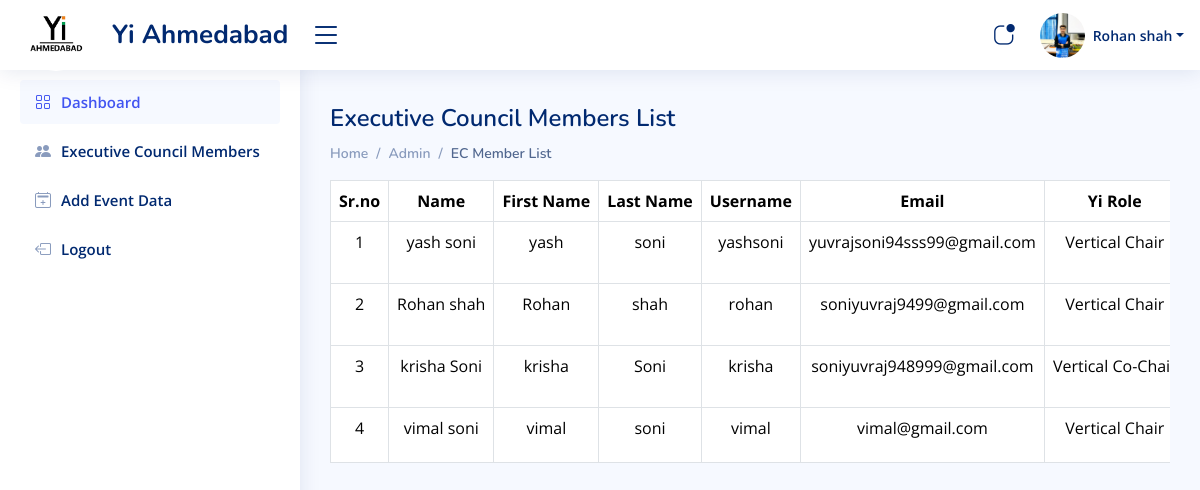
Screenshot of /EC-Member-List (signed in) with the database file from the repository.
### admin_app/models.py (models this page shows, shortened)
class LoginSide(AbstractUser):
    id = models.UUIDField(primary_key=True,default=uuid.uuid4,editable=False,db_index=True)
    login_role = models.ManyToManyField(Login_Role)
    first_name = models.CharField(max_length=200,null=True,)
    last_name = models.CharField(max_length=200)
    email = models.EmailField(max_length=200,unique=True,validators=[validate_email])
    photo = models.ImageField(upload_to='user_photo/', null=True,)
    yi_role = models.CharField(max_length=200,null=True)
    phone_number = models.CharField(
        max_length=10,  # This will accommodate international numbers
        default='0',
        validators=[
            RegexValidator(
                regex=r'^(\+91[\-\s]?)?[0]?(91)?[789]\d{9}$',  # This is the regex for validating the phone number
                message="Enter a valid phone number.",
                code="invalid_phone"
            ),
        ],
    )

### admin_app/views.py (the view)
# urls.py: path('EC-Member-List',manager_list,name='View-manager'),
def manager_list(request):
    if not request.user.login_role.filter(name='Admin').exists():
        return redirect('Error-Page')  # Redirect if the user doesn't have the Admin role
    manager = LoginSide.objects.all().distinct()
    login_role = Login_Role.objects.all()
    user_roles = request.user.login_role.all()
    context = {
        'role': login_role,
        'managers': manager,
        'user_role': user_roles
    }
    return render(request, 'Admin/view_manager.html', context)

### admin_app/Templates/Admin/view_manager.html (shortened to what this page needs)
{% extends "base/base.html" %}
{% load static %}
  {% block bodyblock %}
  <main id="main" class="main">
    <div class="pagetitle">
      <h1>Executive Council Members List</h1>
    </div>
      <nav>
        <ol class="breadcrumb">
          <li class="breadcrumb-item"><a href="{% url 'Admin_Dashboard' %}">Home</a></li>
          <li class="breadcrumb-item">Admin</li>
          <li class="breadcrumb-item active">EC Member List</li>
        </ol>
      </nav>
  <div class="table-responsive">
    <table class="table table-bordered">
        <thead>
            <tr class="text-nowrap" align="center">
                <th>Sr.no</th>
                <th>Name</th>
                <th>First Name</th>
                <th>Last Name</th>
                <th>Username</th>
                <th>Email</th>
                <th>Yi Role</th>
            </tr>
        </thead>
        <tbody>
      {% for manager in managers %}
    <tr class="text-nowrap" align="center">
        <td>{{ forloop.counter }}</td>
        <td>{{ manager.first_name }} {{ manager.last_name }}</td>
        <td>{{ manager.first_name }}</td>
        <td>{{ manager.last_name }}</td>
        <td>{{ manager.username }}</td>
        <td>{{ manager.email }}</td>
        <td>{{ manager.yi_role }}</td>
            </tr>
      <div class="modal fade" id="editModal{{ manager.id }}" tabindex="-1" aria-labelledby="editModal{{ manager.id }}" aria-hidden="true">
         {% endfor %}
        </tbody>
    </table>
</div>
  </main>
  {% endblock %}

### admin_app/Templates/Admin/components/header.html (shortened to what this page needs)
{% load static %}
<header id="header" class="header fixed-top d-flex align-items-center">
    <div class="d-flex align-items-center justify-content-between">
      <a href="{% url 'Admin_Dashboard' %}" class="logo d-flex align-items-center">
  <img src="{% static 'Image/YIIMG.png' %}" alt="logo img" class="rounded-circle" >
        <span class="d-none d-lg-block">Yi Ahmedabad</span>
      </a>
      <i class="bi bi-list toggle-sidebar-btn"></i>
    </div>
    <nav class="header-nav ms-auto">
      <ul class="d-flex align-items-center">
        <li class="nav-item dropdown">
          <a class="nav-link nav-icon" href="#" data-bs-toggle="dropdown">
            <i class="bi bi-app-indicator"></i>
          </a>
        </li>
        <li class="nav-item dropdown pe-3">
          <a class="nav-link nav-profile d-flex align-items-center pe-0" href="#" data-bs-toggle="dropdown">
            <img src="{% if user.photo %}{{ user.photo.url }}{% else %}{% static 'Image/img.png' %}{% endif %}" alt="Profile" class="rounded-circle">
            <span class="d-none d-md-block dropdown-toggle ps-2">{{ user.first_name }} {{ user.last_name }}</span>
          </a>
            </li>
          </ul>
    </nav>
  </header>

### admin_app/static/assets/css/style.css (style rules this page uses)
:root { scroll-behavior: smooth; }
body { font-family: "Open Sans", sans-serif; background: #f6f9ff; color: #444444; }
a { color: #4154f1; text-decoration: none; }
h1, h2, h3, h4, h5, h6 { font-family: "Nunito", sans-serif; }
#main { margin-top: 60px; padding: 20px 30px; transition: all 0.3s; }
.pagetitle { display: flex; justify-content: space-between; margin-bottom: 10px; }
.pagetitle h1 { font-size: 24px; margin-bottom: 0; font-weight: 600; color: #012970; }
.breadcrumb { font-size: 14px; font-family: "Nunito", sans-serif; color: #899bbd; font-weight: 600; }
.breadcrumb a { color: #899bbd; transition: 0.3s; }
.breadcrumb .breadcrumb-item::before { color: #899bbd; }
.breadcrumb .active { color: #51678f; font-weight: 600; }
.logo { line-height: 1; height:95px; }
@media (min-width: 1200px) { .logo { width: 280px; } }
.logo img { max-height: 72px; margin-right: 20px; }
.logo span { font-size: 26px; font-weight: 700; color: #012970; font-family: "Nunito", sans-serif; }
.header { transition: all 0.5s; z-index: 997; height: 70px; box-shadow: 0px 2px 20px rgba(1, 41, 112, 0.1); background-color: #fff; padding-left: 20px; }
.header .toggle-sidebar-btn { font-size: 32px; padding-left: 10px; cursor: pointer; color: #012970; }
.header-nav ul { list-style: none; }
.header-nav>ul { margin: 0; padding: 0; }
.header-nav .nav-icon { font-size: 22px; color: #012970; margin-right: 25px; position: relative; }
.header-nav .nav-profile { color: #012970; }
.header-nav .nav-profile img { max-height: 45px; }
.header-nav .nav-profile span { font-size: 14px; font-weight: 600; }
@media (min-width: 1200px) { #main, #footer { margin-left: 300px; } }

### rows the page displays
LoginSide: photo (picture), first_name "Rohan", last_name "shah", username "rohan", email "soniyuvraj9499@gmail.com", yi_role "Vertical Chair"
LoginSide: first_name "yash", last_name "soni", username "yashsoni", email "yuvrajsoni94sss99@gmail.com", yi_role "Vertical Chair"
LoginSide: first_name "krisha", last_name "Soni", username "krisha", email "soniyuvraj948999@gmail.com", yi_role "Vertical…"
LoginSide: first_name "vimal", last_name "soni", username "vimal", email "vimal@gmail.com", yi_role "Vertical Chair"
